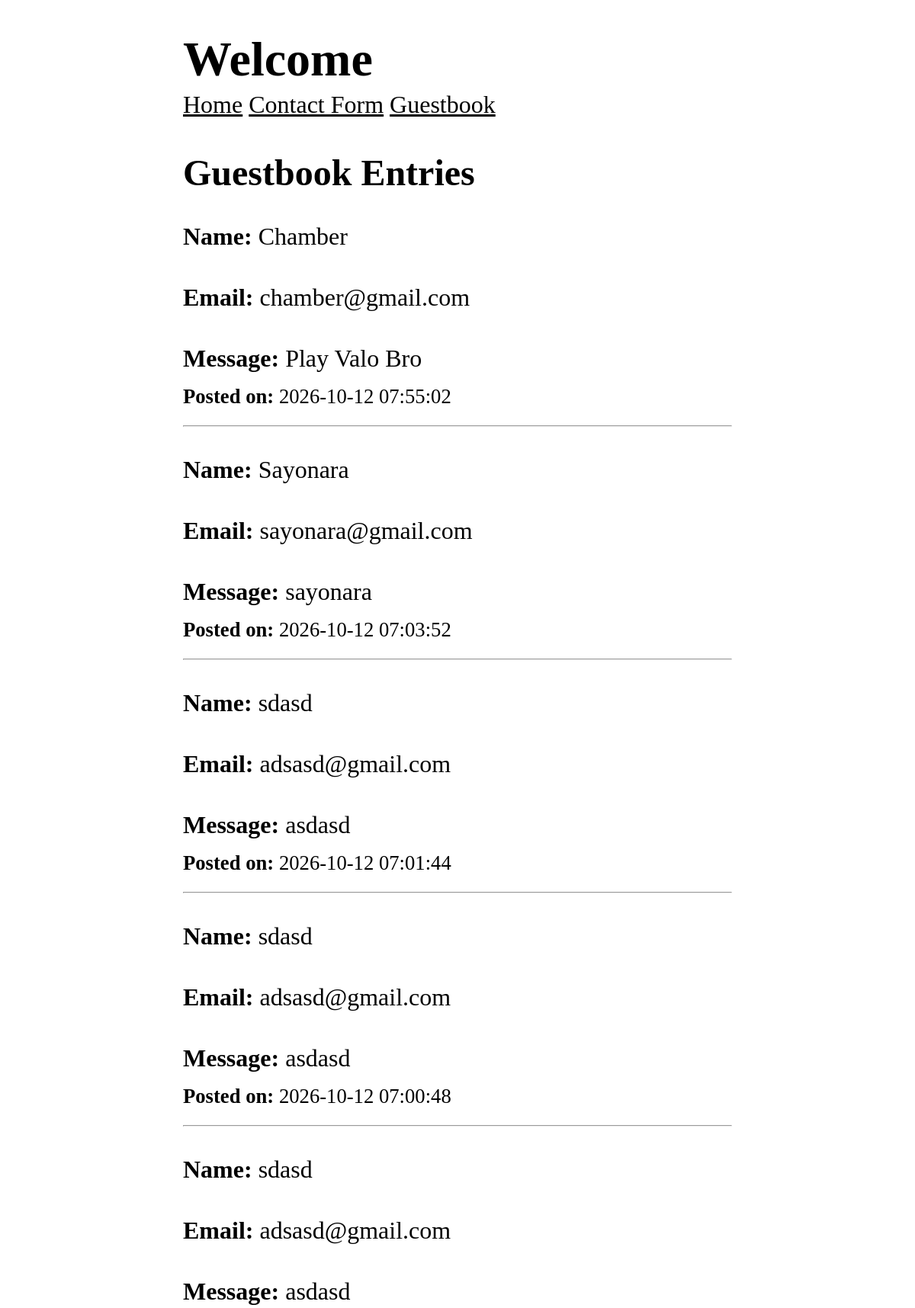
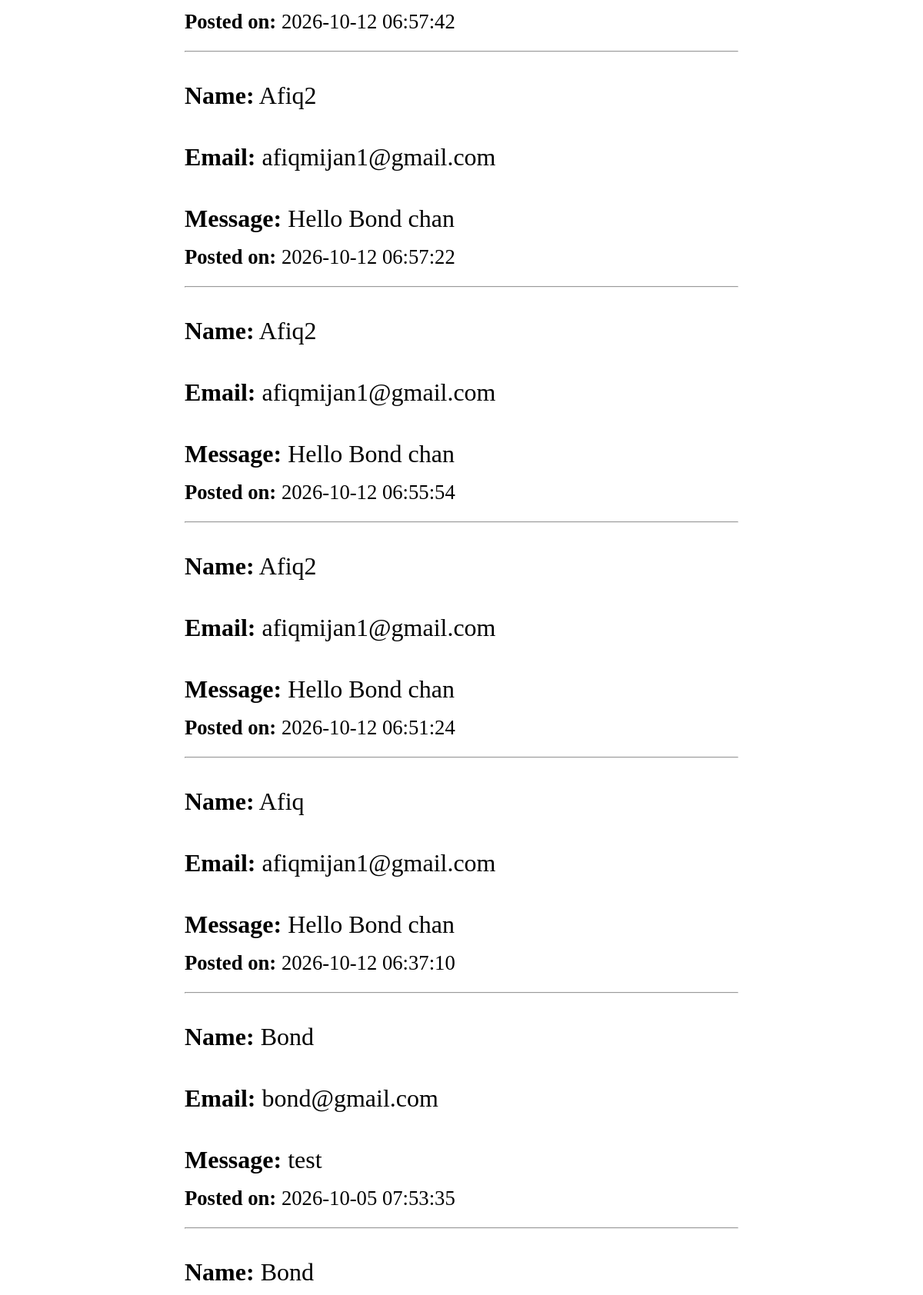
The app's page /guestbook (upper part) with its own data (2 pictures, top to bottom).
### tables this page shows
CREATE TABLE messages (
    id INTEGER PRIMARY KEY AUTOINCREMENT,
    name TEXT NOT NULL,
    email TEXT NOT NULL,
    message TEXT NOT NULL,
    created_at TIMESTAMP DEFAULT CURRENT_TIMESTAMP
);

### includes/view.php (called while the page is built, shortened)
<?php
function renderView(string $template, array $data = []): void {
    include TEMPLATES_DIR . '/header.php';
    include TEMPLATES_DIR . '/' . $template . '.php';
    include TEMPLATES_DIR . '/footer.php';
}

### routes/guestbook_get.php (called while the page is built)
<?php
$entries = getMessages(connectDb());
renderView(
    template: 'guestbook_get',
    data: ['messages' => $entries]
);

### public/index.php (called while the page is built, shortened)
<?php
dispatch($_SERVER['REQUEST_URI'], $_SERVER['REQUEST_METHOD']);

### includes/db.php (called while the page is built, shortened)
<?php
function connectDb(): PDO {
    $pdo = new PDO('sqlite:' . DB_DIR . '/' . 'db.sqlite');
    $pdo -> setAttribute(PDO::ATTR_ERRMODE, PDO::ERRMODE_EXCEPTION);
    return $pdo;
}
function getMessages(PDO $pdo): array {
    $sql = "SELECT * FROM messages ORDER BY created_at DESC";
    $stmnt = $pdo->query($sql);
    return $stmnt->fetchAll(PDO::FETCH_ASSOC);
}

### templates/guestbook_get.php (the view)
<?php
$messages = $data['messages'];
?>
<section>
    <h2>Guestbook Entries</h2>
    <?php if (empty($messages)): ?>
        <p>No entries yet.</p>
    <?php else: ?>
        <?php foreach ($messages as $message): ?>
            <div class="guestbook-entry">
                <p><strong>Name:</strong> <?= htmlspecialchars($message['name'], ENT_QUOTES, 'UTF-8') ?></p>
                <p><strong>Email:</strong> <?= htmlspecialchars($message['email'], ENT_QUOTES, 'UTF-8') ?></p>
                <p><strong>Message:</strong> <?= nl2br(htmlspecialchars($message['message'], ENT_QUOTES, 'UTF-8')) ?></p>
                <small><strong>Posted on:</strong> <?= htmlspecialchars($message['created_at'], ENT_QUOTES, 'UTF-8') ?></small>
                <hr>
            </div>
        <?php endforeach; ?>
    <?php endif; ?>
</section>

### includes/router.php (shortened to what this page needs)
<?php
function normalizeUri(string $uri): string {
  $uri = strtolower(trim($uri, '/'));
  return $uri === INDEX_URI ? INDEX_ROUTE : $uri;
}
function getFilePath(string $uri, string $method): string {
  return ROUTES_DIR . '/' . normalizeUri($uri) . '_' . strtolower($method) . '.php';
}
function dispatch(string $uri, string $method): void {
  $uri = normalizeUri($uri);
  $method = strtoupper($method);
  $filePath = getFilePath($uri, $method);
  if (file_exists($filePath)) {
    include($filePath);
    return;
  }
}

### templates/header.php (shortened to what this page needs)
<!DOCTYPE html>
<html lang="en">
<head>
</head>
<body>
  <header>
    <h1>Welcome</h1>
  </header>
  <nav>
    <a href="/">Home</a>
    <a href="/contact">Contact Form</a>
    <a href="/guestbook">Guestbook</a>
  </nav>
  <main>

### templates/footer.php (shortened to what this page needs)
    </main>
</body>

### templates/header.php (style rules this page uses)
*, *::before, *::after { box-sizing: border-box; }
html { -moz-text-size-adjust: none; -webkit-text-size-adjust: none; text-size-adjust: none; }
body, h1, h2, h3, h4, p, figure, blockquote, dl, dd { margin-block-end: 0; }
body { min-height: 100vh; line-height: 1.5; max-width: 60%; margin-left: auto; margin-right: auto; font-size: 2em; }
h1, h2, h3, h4, button, input, label { line-height: 1.1; }
h1, h2, h3, h4 { text-wrap: balance; }
a:not([class]) { text-decoration-skip-ink: auto; color: currentColor; }

### records on screen
messages: name "Chamber", email "chamber@gmail.com", message "Play Valo Bro", created_at "2026-10-12 07:55:02"
messages: name "Sayonara", email "sayonara@gmail.com", message "sayonara", created_at "2026-10-12 07:03:52"
messages: name "sdasd", email "adsasd@gmail.com", message "asdasd", created_at "2026-10-12 07:01:44"
messages: name "sdasd", email "adsasd@gmail.com", message "asdasd", created_at "2026-10-12 07:00:48"
messages: name "sdasd", email "adsasd@gmail.com", message "asdasd", created_at "2026-10-12 06:57:42"
messages: name "Afiq2", email "afiqmijan1@gmail.com", message "Hello Bond chan", created_at "2026-10-12 06:57:22"
messages: name "Afiq2", email "afiqmijan1@gmail.com", message "Hello Bond chan", created_at "2026-10-12 06:55:54"
messages: name "Afiq2", email "afiqmijan1@gmail.com", message "Hello Bond chan", created_at "2026-10-12 06:51:24"
messages: name "Afiq", email "afiqmijan1@gmail.com", message "Hello Bond chan", created_at "2026-10-12 06:37:10"
messages: name "Bond", email "bond@gmail.com", message "test", created_at "2026-10-05 07:53:35"
messages: name "Bond"
